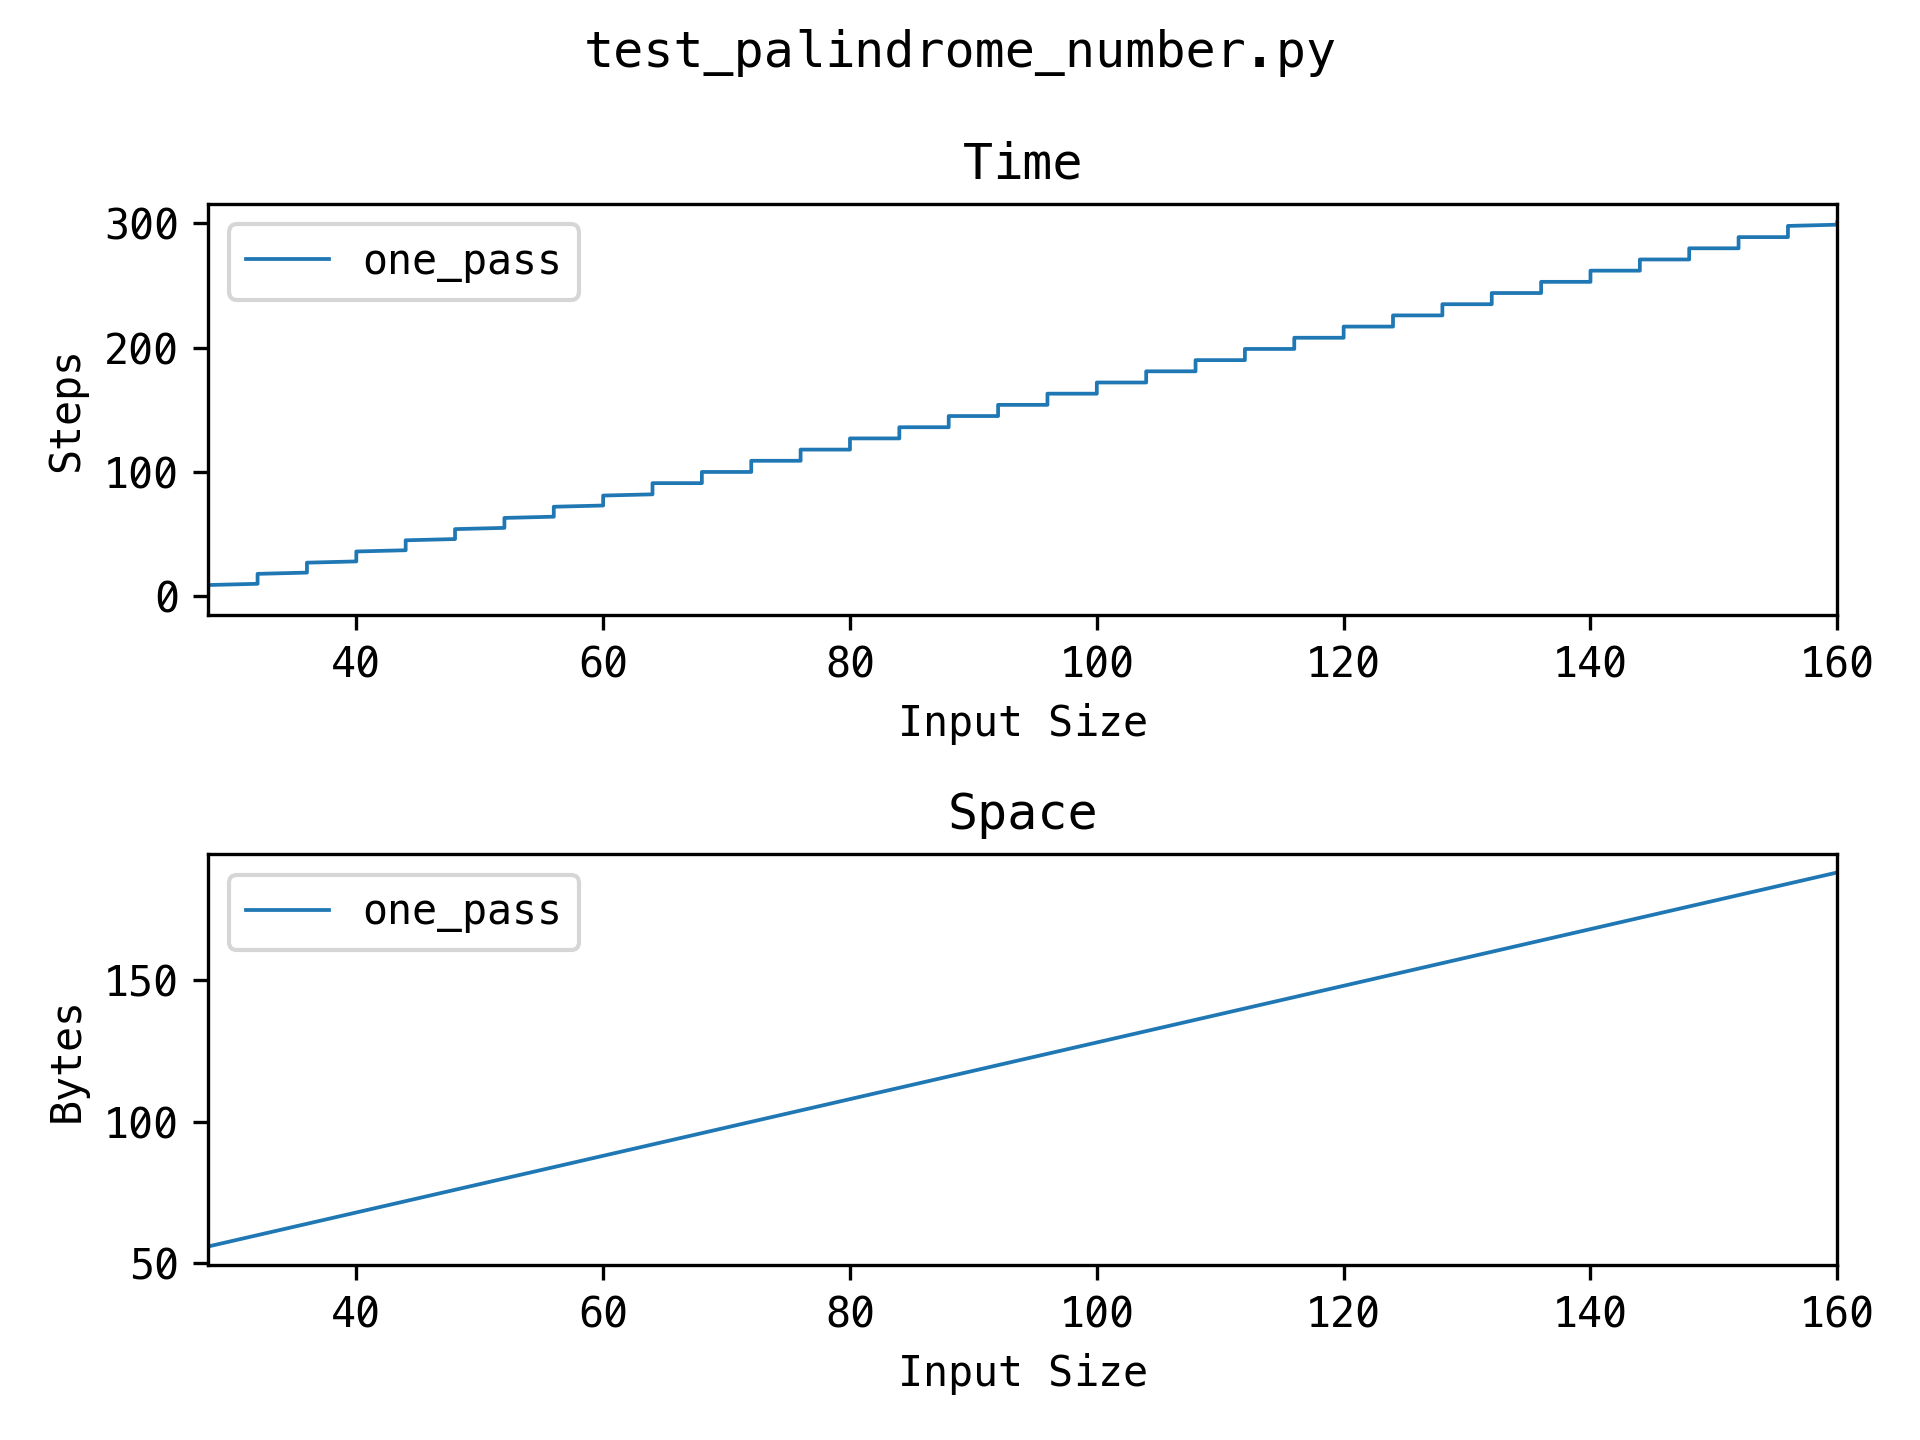

The Python source for this figure:
import sys

import utils


class Solution(utils.Solution):
    def one_pass(self, x: int) -> bool:
        r = 0
        n = x
        self.complexity.space(r, n)

        while n > 0:
            self.complexity.step()
            r = r * 10 + (n % 10)
            n //= 10

        return x == r


def test_solutions():
    tests = [
        (0, True),
        (121, True),
        (-121, False),
        (10, False),
    ]
    s = Solution()

    for name, func in s.methods():
        for x, expected in tests:
            assert func(x) == expected, f"{name}"


def test_complexity():
    tests = [-2, 0, 2]
    while len(tests) <= 1000:
        tests.append(tests[-1] << 1)
    s = Solution()

    for name, func in s.methods():
        for n in tests:
            func(n)
            s.complexity.record(name, sys.getsizeof(n))

    s.complexity.plot()
